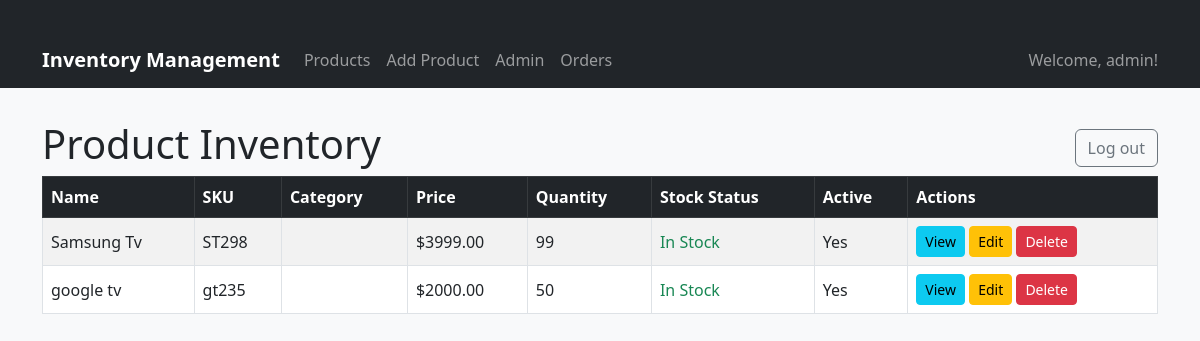
Page /inventory/ (signed in) on the earlier database version.
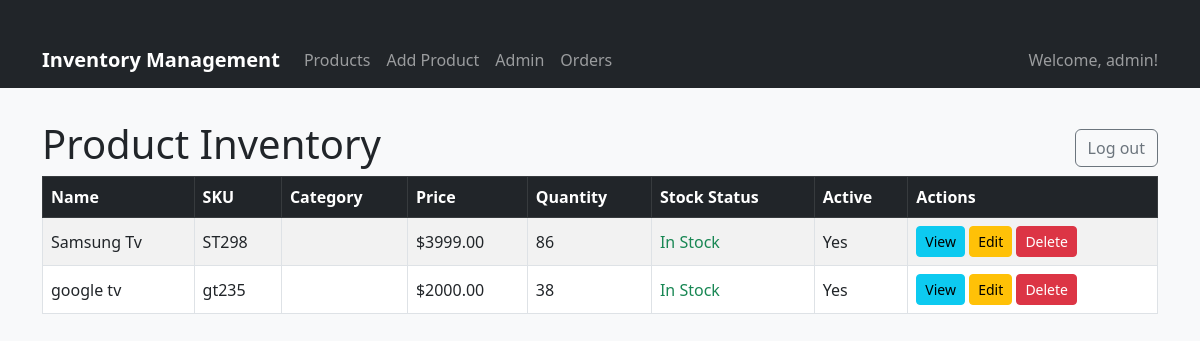
Same page on the later database version.
### inventory/models.py (models this page shows, shortened)
class Product(models.Model):
    name = models.CharField(max_length=255)
    sku = models.CharField(max_length=100, unique=True)
    price = models.DecimalField(max_digits=10, decimal_places=2)
    cost = models.DecimalField(max_digits=10, decimal_places=2)
    quantity = models.IntegerField()
    min_stock_level = models.IntegerField(default=10)
    description = models.TextField(blank=True)
    is_active = models.BooleanField(default=True)
    created_by = models.ForeignKey(User, on_delete=models.CASCADE)
    category = models.ForeignKey(Category, on_delete=models.SET_NULL, null=True, blank=True, related_name="products")
    created_at = models.DateTimeField(auto_now_add=True)
    updated_at = models.DateTimeField(auto_now=True)
    class Meta:
        permissions = (
            ("can_bulk_update_prices", "Can bulk update prices"),
        )
    def is_low_stock(self):
        return self.quantity <= self.min_stock_level

### inventory/views.py (the view)
# urls.py: path('', views.product_list, name='product_list'),
@login_required
def product_list(request):
    products = Product.objects.all()
    context = {'products': products}
    return render(request, 'inventory/product_list.html', context)

### inventory/templates/inventory/product_list.html (shortened to what this page needs)
{% extends "inventory/base.html" %}
 {% load widget_tweaks %}
{% block content %}
<div style="display: flex; justify-content: space-between; align-items: center;">
  <h1>Product Inventory</h1>
  {% if user.is_authenticated %}
    <a href="{% url 'authentication:logout' %}" class="btn btn-outline-secondary">Log out</a>
  {% else %}
    <a href="{% url 'authentication:login' %}" class="btn btn-outline-primary">Login</a>
  {% endif %}
</div>
<table class="table table-striped table-bordered align-middle">
  <thead class="table-dark">
    <tr>
      <th>Name</th>
      <th>SKU</th>
      <th>Category</th>
      <th>Price</th>
      <th>Quantity</th>
      <th>Stock Status</th>
      <th>Active</th>
      <th>Actions</th>
    </tr>
  </thead>
  <tbody>
    {% for product in products %}
    <tr>
      <td>{{ product.name }}</td>
      <td>{{ product.sku }}</td>
      <td>{{ product.category.name }}</td>
      <td>${{ product.price }}</td>
      <td>{{ product.quantity }}</td>
      <td>
        {% if product.is_low_stock %}
          <span class="text-danger fw-bold">Low Stock</span>
        {% elif product.quantity == 0 %}
          <span class="text-danger fw-bold">Out of Stock</span>
        {% else %}
          <span class="text-success">In Stock</span>
        {% endif %}
      </td>
      <td>{{ product.is_active|yesno:"Yes,No" }}</td>
      <td>
        <a href="{% url 'inventory:product_detail' product.pk %}" class="btn btn-sm btn-info">View</a>
        <a href="{% url 'inventory:product_update' product.pk %}" class="btn btn-sm btn-warning">Edit</a>
        <a href="{% url 'inventory:product_delete' product.pk %}" class="btn btn-sm btn-danger">Delete</a>
      </td>
    </tr>
    {% empty %}
    <tr><td colspan="8" class="text-center">No products found.</td></tr>
    {% endfor %}
  </tbody>
</table>
{% endblock %}

Differences in the rows shown:
changed Product "Samsung Tv": quantity "99" → "86"
changed Product "google tv": quantity "50" → "38"
